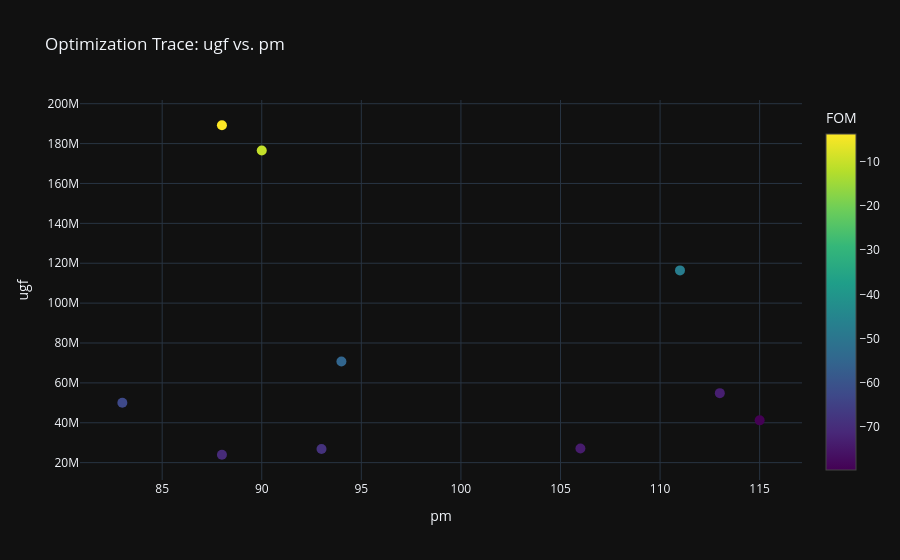

Notebook code for this chart:
### Markdown cell above
### (3) Metric Trace

### Code cell
_ = circuit_optimizer.plot_optimization_trace(metric_x='pm', metric_y='ugf', show=True)

### Figure 1 — Plotly figure (JSON) as saved in the notebook; plotly's stock layout.template omitted (floating-point values rounded to 4 significant figures)
{"data": [{"marker": {"color": [-73.22, -47.61, -79.67, -54.84, -73.87, -10.39, -70.5, -68.65, -3.723, -62.9], "colorbar": {"title": {"text": "FOM"}}, "colorscale": [[0, "#440154"], [0.1111, "#482878"], [0.2222, "#3e4989"], [0.3333, "#31688e"], [0.4444, "#26828e"], [0.5556, "#1f9e89"], [0.6667, "#35b779"], [0.7778, "#6ece58"], [0.8889, "#b5de2b"], [1, "#fde725"]], "showscale": true, "size": 10}, "mode": "markers", "name": "Optimization Trace", "type": "scatter", "x": [113.0, 111.0, 115.0, 94.0, 106.0, 90.0, 88.0, 93.0, 88.0, 83.0], "y": [54850000.0, 116400000.0, 41200000.0, 70730000.0, 27090000.0, 176500000.0, 23960000.0, 26870000.0, 189200000.0, 50020000.0]}], "layout": {"showlegend": false, "title": {"text": "Optimization Trace: ugf vs. pm"}, "xaxis": {"title": {"text": "pm"}}, "yaxis": {"title": {"text": "ugf"}}}}
